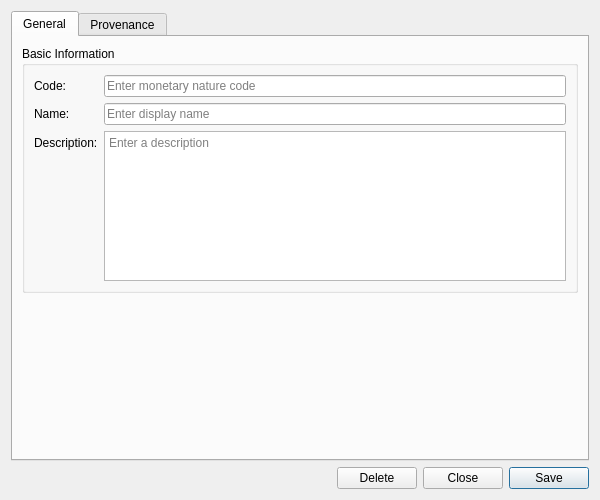
<?xml version="1.0" encoding="UTF-8"?>
<ui version="4.0">
 <class>MonetaryNatureDetailDialog</class>
 <widget class="QWidget" name="MonetaryNatureDetailDialog">
  <property name="geometry">
   <rect>
    <x>0</x>
    <y>0</y>
    <width>600</width>
    <height>500</height>
   </rect>
  </property>
  <property name="sizePolicy">
   <sizepolicy hsizetype="Preferred" vsizetype="Preferred">
    <horstretch>0</horstretch>
    <verstretch>0</verstretch>
   </sizepolicy>
  </property>
  <property name="minimumSize">
   <size>
    <width>600</width>
    <height>500</height>
   </size>
  </property>
  <property name="windowTitle">
   <string>Monetary Nature Details</string>
  </property>
  <layout class="QVBoxLayout" name="verticalLayout">
   <item>
    <widget class="QTabWidget" name="tabWidget">
     <property name="currentIndex"><number>0</number></property>
     <widget class="QWidget" name="generalTab">
      <attribute name="title"><string>General</string></attribute>
      <layout class="QVBoxLayout" name="generalLayout">
       <item>
        <widget class="QGroupBox" name="basicInfoGroup">
         <property name="title">
          <string>Basic Information</string>
         </property>
         <layout class="QFormLayout" name="formLayout">
          <item row="0" column="0">
           <widget class="QLabel" name="labelCode">
            <property name="text">
             <string>Code:</string>
            </property>
           </widget>
          </item>
          <item row="0" column="1">
           <widget class="QLineEdit" name="codeEdit">
            <property name="placeholderText">
             <string>Enter monetary nature code</string>
            </property>
            <property name="readOnly">
             <bool>true</bool>
            </property>
           </widget>
          </item>
          <item row="1" column="0">
           <widget class="QLabel" name="labelName">
            <property name="text">
             <string>Name:</string>
            </property>
           </widget>
          </item>
          <item row="1" column="1">
           <widget class="QLineEdit" name="nameEdit">
            <property name="placeholderText">
             <string>Enter display name</string>
            </property>
           </widget>
          </item>
          <item row="2" column="0">
           <widget class="QLabel" name="labelDescription">
            <property name="text">
             <string>Description:</string>
            </property>
           </widget>
          </item>
          <item row="2" column="1">
           <widget class="QPlainTextEdit" name="descriptionEdit">
            <property name="minimumSize">
             <size>
              <width>0</width>
              <height>80</height>
             </size>
            </property>
            <property name="maximumSize">
             <size>
              <width>16777215</width>
              <height>150</height>
             </size>
            </property>
            <property name="placeholderText">
             <string>Enter a description</string>
            </property>
           </widget>
          </item>
         </layout>
        </widget>
       </item>
       <item>
        <spacer name="verticalSpacer">
         <property name="orientation">
          <enum>Qt::Vertical</enum>
         </property>
         <property name="sizeHint" stdset="0">
          <size>
           <width>20</width>
           <height>40</height>
          </size>
         </property>
        </spacer>
       </item>
      </layout>
     </widget>
     <widget class="QWidget" name="provenanceTab">
      <attribute name="title"><string>Provenance</string></attribute>
      <layout class="QVBoxLayout" name="provenanceTabLayout">
       <item>
        <widget class="ores::qt::ProvenanceWidget" name="provenanceWidget" native="true"/>
       </item>
      </layout>
     </widget>
    </widget>
   </item>
   <item>
    <layout class="QHBoxLayout" name="buttonLayout">
     <item>
      <spacer name="horizontalSpacer">
       <property name="orientation">
        <enum>Qt::Horizontal</enum>
       </property>
       <property name="sizeHint" stdset="0">
        <size>
         <width>40</width>
         <height>20</height>
        </size>
       </property>
      </spacer>
     </item>
     <item>
      <widget class="QPushButton" name="deleteButton">
       <property name="text">
        <string>Delete</string>
       </property>
      </widget>
     </item>
     <item>
      <widget class="QPushButton" name="closeButton">
       <property name="text">
        <string>Close</string>
       </property>
      </widget>
     </item>
     <item>
      <widget class="QPushButton" name="saveButton">
       <property name="text">
        <string>Save</string>
       </property>
       <property name="default">
        <bool>true</bool>
       </property>
      </widget>
     </item>
    </layout>
   </item>
  </layout>
 </widget>
 <customwidgets>
  <customwidget>
   <class>ores::qt::ProvenanceWidget</class>
   <extends>QWidget</extends>
   <header>ores.qt/ProvenanceWidget.hpp</header>
  </customwidget>
 </customwidgets>
 <resources/>
 <connections/>
</ui>
